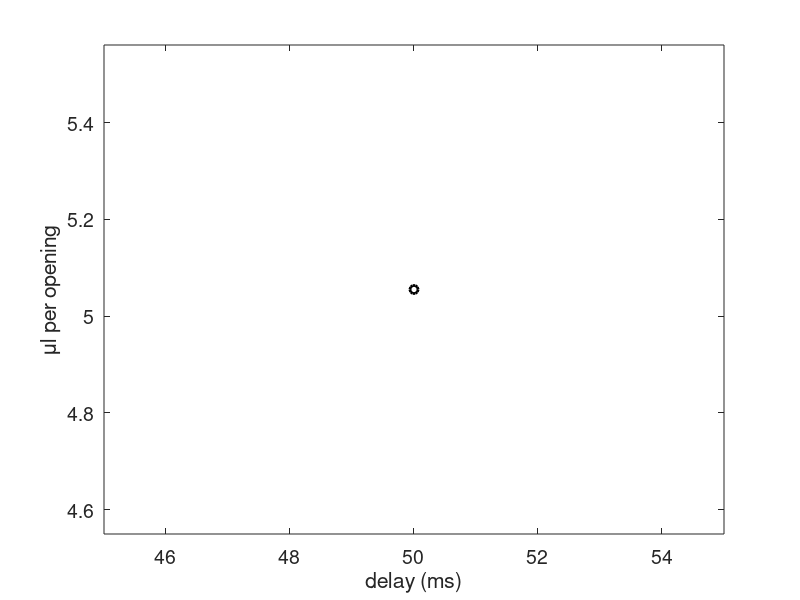
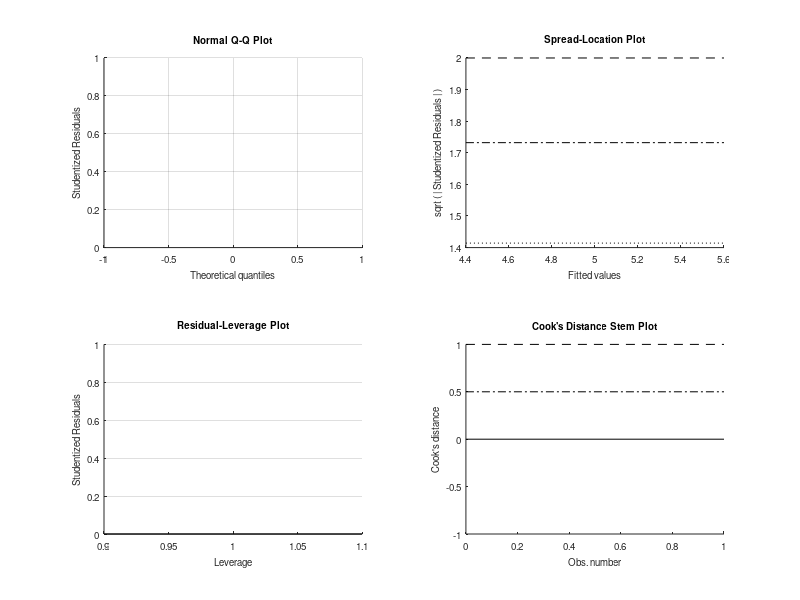

Source code (MATLAB) for these figures, in order: (Note: this script raises an error after producing the figures.)
%% 5 MAY 2022 solenoid calibration LEFT 
baseline_weight = 1.1321;
n = [100 ]; % number of valve openings
delay = [50 ]; % ms
weight = [1.6376 ]; % weight with water from testing
ul_opening = zeros(size(weight));
for ii = 1:length(delay)
    ul_opening(ii) = (weight(ii)-baseline_weight)/n(ii)*1000;
end

figure
[~,i] = sort(delay);
plot(delay(i),ul_opening(i),'ok','LineWidth',2)
set(gca,'FontSize',14)
xlabel('delay (ms)')
ylabel('\mul per opening')
axis tight

mdl = fitlm(delay,ul_opening);
pred_x = (10:1:250)';
pred_ul = predict(mdl,pred_x);
hold on;
plot(pred_x,pred_ul,'r-','LineWidth',2)

fprintf('closest to 5 ul: %d ms\n',pred_x(knnsearch(pred_ul,5)))

%% 5 MAY 2022 solenoid calibration CENTER 
baseline_weight = 1.1321;
n = [100 100]; % number of valve openings
delay = [50 55]; % ms
weight = [1.6252 1.6428]; % weight with water from testing
ul_opening = zeros(size(weight));
for ii = 1:length(delay)
    ul_opening(ii) = (weight(ii)-baseline_weight)/n(ii)*1000;
end

figure
[~,i] = sort(delay);
plot(delay(i),ul_opening(i),'ok','LineWidth',2)
set(gca,'FontSize',14)
xlabel('delay (ms)')
ylabel('\mul per opening')
axis tight

mdl = fitlm(delay,ul_opening);
pred_x = (10:1:250)';
pred_ul = predict(mdl,pred_x);
hold on;
plot(pred_x,pred_ul,'r-','LineWidth',2)

fprintf('closest to 5 ul: %d ms\n',pred_x(knnsearch(pred_ul,5)))

%% 5 MAY 2022 solenoid calibration RIGHT 
baseline_weight = 1.1321;
n = [100 100 100]; % number of valve openings
delay = [100 70 50]; % ms
weight = [1.8586 1.7098 1.6471]; % weight with water from testing
ul_opening = zeros(size(weight));
for ii = 1:length(delay)
    ul_opening(ii) = (weight(ii)-baseline_weight)/n(ii)*1000;
end

figure
[~,i] = sort(delay);
plot(delay(i),ul_opening(i),'ok','LineWidth',2)
set(gca,'FontSize',14)
xlabel('delay (ms)')
ylabel('\mul per opening')
axis tight

mdl = fitlm(delay,ul_opening);
pred_x = (10:1:250)';
pred_ul = predict(mdl,pred_x);
hold on;
plot(pred_x,pred_ul,'r-','LineWidth',2)

fprintf('closest to 5 ul: %d ms\n',pred_x(knnsearch(pred_ul,5)))

%% 14 Feb 2022 solenoid calibration 
baseline_weight = 1.1308;
n = [100 100 100 100 100]; % number of valve openings
delay = [160 160 180 180 200]; % ms
weight = [1.4526 1.4438 1.4731 1.4758 1.5070]; % weight with water from testing
ul_opening = zeros(size(weight));
for ii = 1:length(delay)
    ul_opening(ii) = (weight(ii)-baseline_weight)/n(ii)*1000;
end

figure
[~,i] = sort(delay);
plot(delay(i),ul_opening(i),'ok','LineWidth',2)
set(gca,'FontSize',14)
xlabel('delay (ms)')
ylabel('\mul per opening')
axis tight

mdl = fitlm(delay,ul_opening);
pred_x = (50:1:250)';
pred_ul = predict(mdl,pred_x);
hold on;
plot(pred_x,pred_ul,'r-','LineWidth',2)

fprintf('closest to 5 ul: %d ms\n',pred_x(knnsearch(pred_ul,5)))

%% 07 Feb 2022 solenoid calibration 
baseline_weight = 1.1307;
n = [100 100]; % number of valve openings
delay = [150 170]; % ms
weight = [1.5187 1.5592]; % weight with water from testing
ul_opening = zeros(size(weight));
for ii = 1:length(delay)
    ul_opening(ii) = (weight(ii)-baseline_weight)/n(ii)*1000;
end

figure
[~,i] = sort(delay);
plot(delay(i),ul_opening(i),'ok','LineWidth',2)
set(gca,'FontSize',14)
xlabel('delay (ms)')
ylabel('\mul per opening')
axis tight

mdl = fitlm(delay,ul_opening);
pred_x = (50:1:250)';
pred_ul = predict(mdl,pred_x);
hold on;
plot(pred_x,pred_ul,'r-','LineWidth',2)

fprintf('closest to 5 ul: %d ms\n',pred_x(knnsearch(pred_ul,5)))


%% 27 Jan 2022 solenoid calibration after leak fixed
baseline_weight = 1.1307;
n = [100 100]; % number of valve openings
delay = [150 160]; % ms
weight = [1.5951 1.6169]; % weight with water from testing
ul_opening = zeros(size(weight));
for ii = 1:length(delay)
    ul_opening(ii) = (weight(ii)-baseline_weight)/n(ii)*1000;
end

figure
[~,i] = sort(delay);
plot(delay(i),ul_opening(i),'ok','LineWidth',2)
set(gca,'FontSize',14)
xlabel('delay (ms)')
ylabel('\mul per opening')
axis tight

mdl = fitlm(delay,ul_opening);
pred_x = (50:1:200)';
pred_ul = predict(mdl,pred_x);
hold on;
plot(pred_x,pred_ul,'r-','LineWidth',2)

fprintf('closest to 5 ul: %d ms\n',pred_x(knnsearch(pred_ul,5)))

%% 19 Jan 2022 solenoid calibration after leak fixed
baseline_weight = 1.1308;
n = [100 100 100]; % number of valve openings
delay = [135 135 150]; % ms
weight = [1.5148 1.5517 1.6436]; % weight with water from testing
ul_opening = zeros(size(weight));
for ii = 1:length(delay)
    ul_opening(ii) = (weight(ii)-baseline_weight)/n(ii)*1000;
end

figure
[~,i] = sort(delay);
plot(delay(i),ul_opening(i),'ok','LineWidth',2)
set(gca,'FontSize',14)
xlabel('delay (ms)')
ylabel('\mul per opening')
axis tight

mdl = fitlm(delay,ul_opening);
pred_x = (50:1:200)';
pred_ul = predict(mdl,pred_x);
hold on;
plot(pred_x,pred_ul,'r-','LineWidth',2)

fprintf('closest to 5 ul: %d ms\n',pred_x(knnsearch(pred_ul,5)))

%% 10 Dec 2021 solenoid calibration after leak fixed
baseline_weight = 1.1305;
n = [100 100 100 100]; % number of valve openings
delay = [100 50 150 135]; % ms
weight = [1.5494 1.4224 1.6697 1.6292]; % weight with water from testing
ul_opening = zeros(size(weight));
for ii = 1:length(delay)
    ul_opening(ii) = (weight(ii)-baseline_weight)/n(ii)*1000;
end

figure
[~,i] = sort(delay);
plot(delay(i),ul_opening(i),'ok','LineWidth',2)
set(gca,'FontSize',14)
xlabel('delay (ms)')
ylabel('\mul per opening')
axis tight

mdl = fitlm(delay,ul_opening);
pred_x = (50:5:200)';
pred_ul = predict(mdl,pred_x);
hold on;
plot(pred_x,pred_ul,'r-','LineWidth',2)

%% 10 Dec 2021 solenoid calibration
baseline_weight = 1.1305;
n = [200 200 100 100 100 100 100]; % number of valve openings
delay = [50 100 120 80 100 150 100]; % ms
weight = [1.6178 1.9065 1.5562 1.4535 1.4982 1.6128 1.5494]; % weight with water from testing
ul_opening = zeros(size(weight));
for ii = 1:length(delay)
    ul_opening(ii) = (weight(ii)-baseline_weight)/n(ii)*1000;
end

figure
[~,i] = sort(delay);
plot(delay(i),ul_opening(i),'ok','LineWidth',2)
set(gca,'FontSize',14)
xlabel('delay (ms)')
ylabel('\mul per opening')
axis tight

mdl = fitlm(delay,ul_opening);
pred_x = (50:5:200)';
pred_ul = predict(mdl,pred_x);
hold on;
plot(pred_x,pred_ul,'r-','LineWidth',2)
